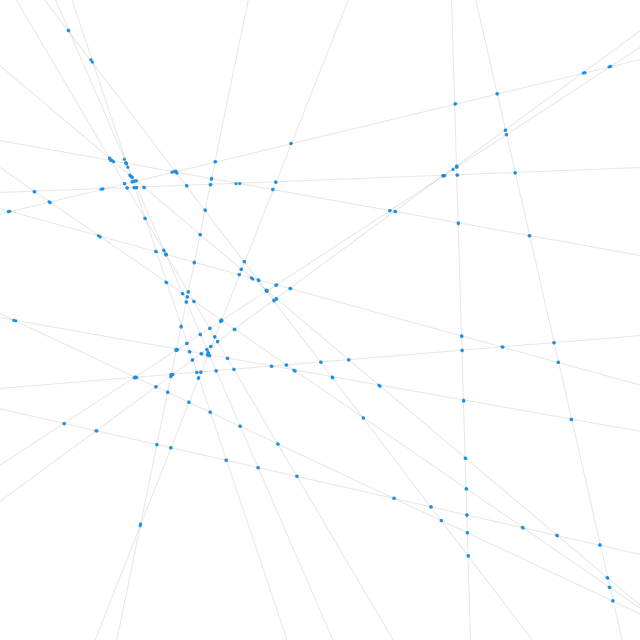
Frame 1 (no input)
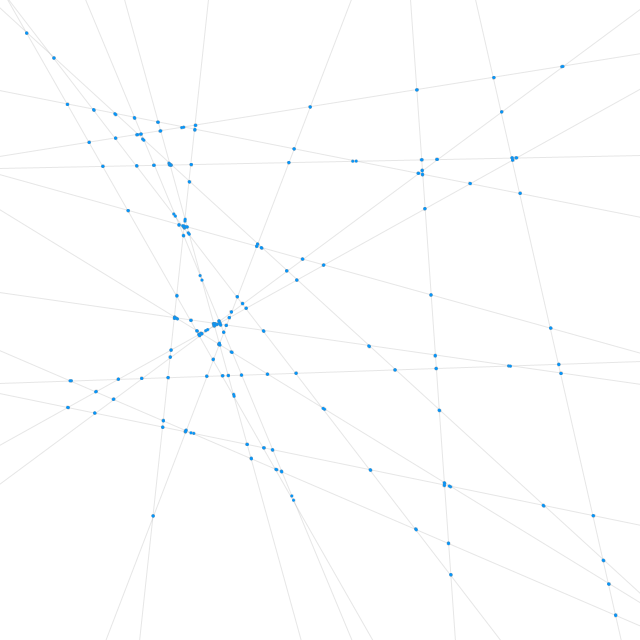
Frame 60 (the mouse pressed at the canvas centre just before this capture)
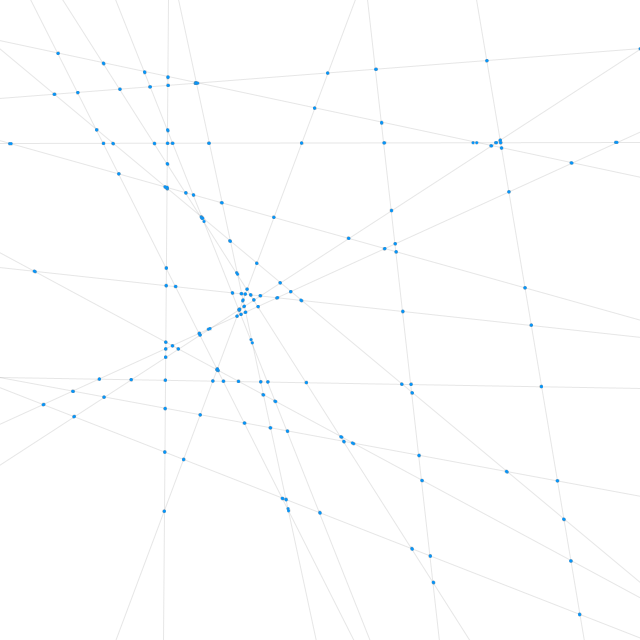
Frame 120 (the mouse held since frame 60 and released just before this capture)

The Processing sketch that drew these frames (run headless with seeded random() and noise(); from frame 60 on, the mouse is pressed at the canvas centre):

// Processing sketch: processing_174460
// ── processing_174460.pde

ArrayList connectors = new ArrayList();

void setup() {
  size(640, 640);
  stroke(125, 50);
  for (int i = 0; i < 20; i++) {
    if (random(0, 1) < 0.5) {
      connectors.add(new Connector(new PVector(random(0, width), -1), new PVector(random(0, width), height+1)));
    } else {
      connectors.add(new Connector(new PVector(-1, random(height)), new PVector(width+1, random(height))));
    }
  }
}

void draw() {
  background(255);
  for (int i = 0; i < connectors.size (); i++) {
    Connector c = (Connector) connectors.get(i);
    c.draw();
    c.boundaries();
    for (int q = 0; q < connectors.size (); q++) {
      Connector c2 = (Connector) connectors.get(q);
      fill(0, 150, 255);
      if (c.calcIntersect(c2) != null) {
        ellipse(c.calcIntersect(c2).x, c.calcIntersect(c2).y, 3, 3);
      }
    }
  }
}

class Connector {
  PVector start;
  PVector end;

  PVector sVel;
  PVector eVel;

  Connector(PVector startLoc, PVector endLoc) {
    this.start = startLoc;
    this.end = endLoc;

    sVel = new PVector(random(-1, 1), random(-1, 1));
    eVel = new PVector(random(-1, 1), random(-1, 1));
  }

  void draw() {
    start.add(sVel);
    end.add(eVel);
    line(start.x, start.y, end.x, end.y);
  }

  /* Code used from Jerome Herr's sketch "intersect" */
  PVector calcIntersect(Connector c1) {
    float a = end.y - start.y;
    float b = start.x - end.x;
    float c = a * start.x + b * start.y;

    float a2 = c1.end.y - c1.start.y;
    float b2 = c1.start.x - c1.end.x;
    float c2 = a2 * c1.start.x + b2 * c1.start.y;

    float den = a * b2 - a2 * b;
    if (den == 0) return null;
    return new PVector((b2 * c - b * c2) / den, (a * c2 - a2 * c) / den);
  }

  void boundaries() {
    if (start.x <= 0) sVel.x *= -1;
    if (start.x >= width) sVel.x *= -1;
    if (start.y <= 0) sVel.y *= -1;
    if (start.y >= height) sVel.y *= -1;

    if (end.x <= 0) eVel.x *= -1;
    if (end.x >= width) eVel.x *= -1;
    if (end.y <= 0) eVel.y *= -1;
    if (end.y >= height) eVel.y *= -1;
  }
}
